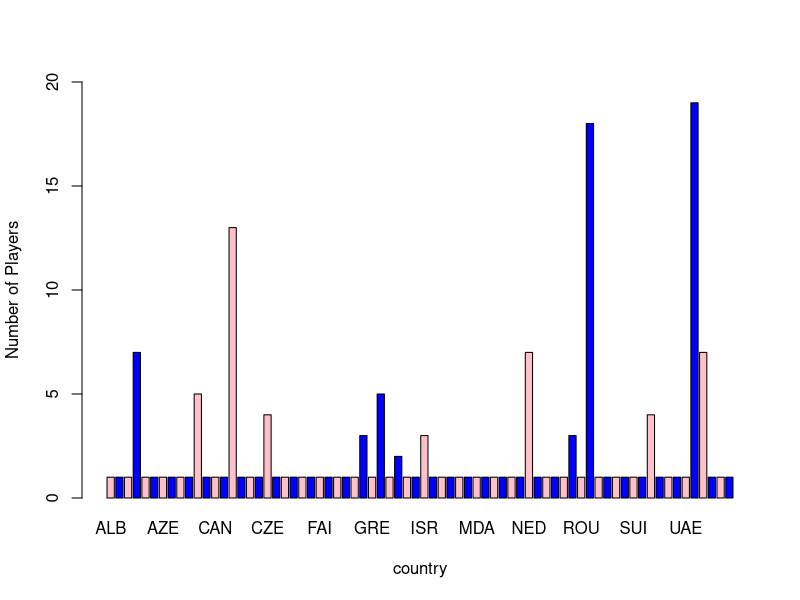
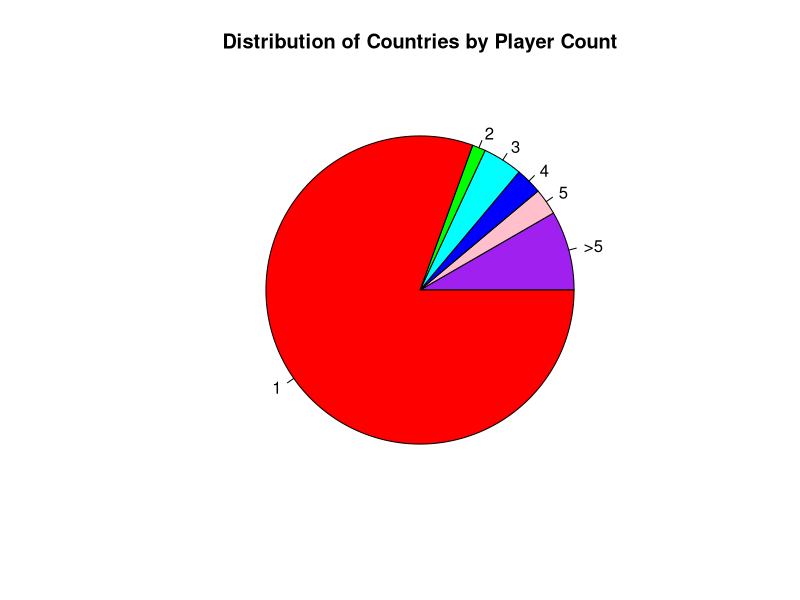
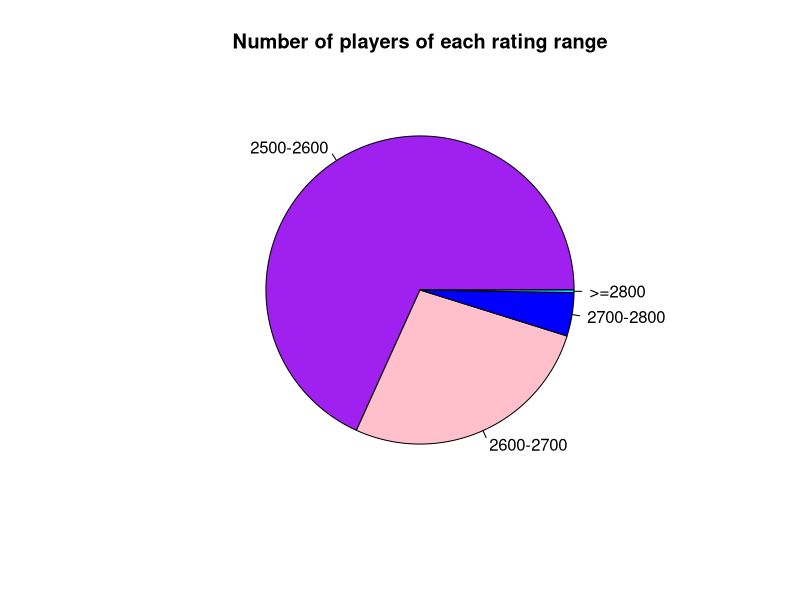
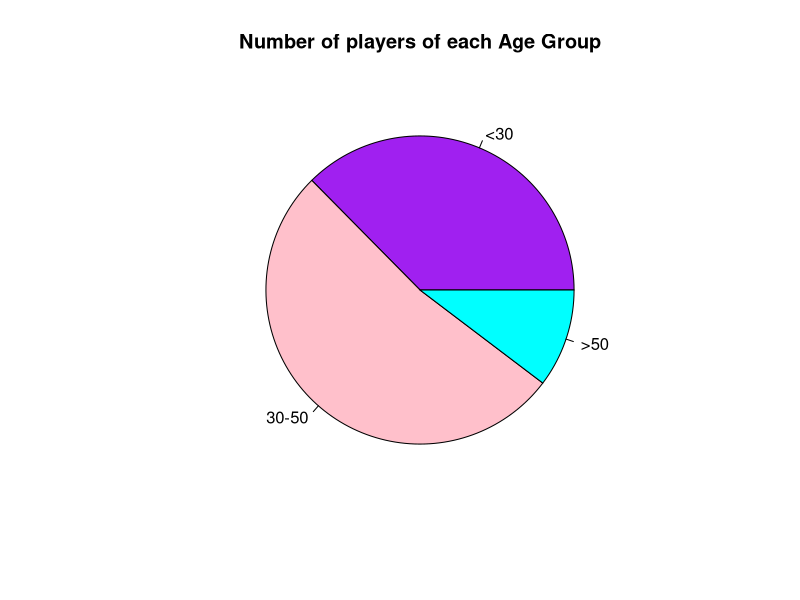
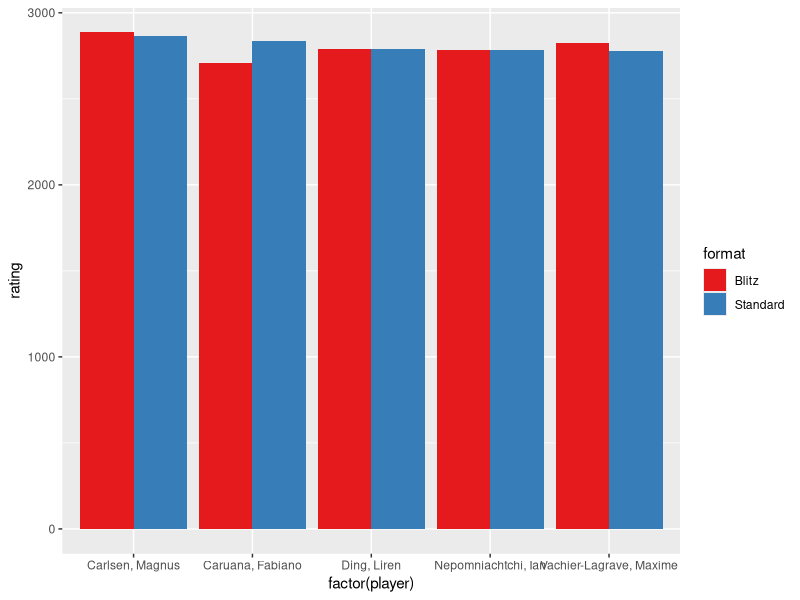

Write R code to recreate these figures, in order.
library(ggplot2)
players <- read.csv("topchesslist.csv")


print("Top Chess Players DATASET")
print(players)


print("Type of Dataset : ")
print(class(players))
print(mode(players))
print(typeof(players))

obs <- nrow(players)
var <- ncol(players)
print("Number of observations : ")
print(obs)
print("Number of variables : ")
print(var)
attach(players)


print("Info about Standard Rating")
print(summary(players$Standard))


# Number of players by Country
agg_country <- aggregate(Standard ~ (Country), players, function(x) which.max(table(x)))
print(agg_country)
barplot(agg_country$Standard,
    width = 1, names.arg = agg_country$Country,
    horiz = FALSE, xlab = "country", ylab = "Number of Players", axes = TRUE,
    col = c("pink", "blue"), ylim = c(0, 20)
)
print("Different range of players by Country")
n <- c()
print("Countries with more than 5 players")
n[1] <- length(agg_country$Standard[agg_country$Standard > 5])
print(n[1])
print("Countries with 5 players")
n[2] <- length(agg_country$Standard[agg_country$Standard == 5])
print(n[2])
print("Countries with 4 players")
n[3] <- length(agg_country$Standard[agg_country$Standard == 4])
print(n[3])
print("Countries with 3 players")
n[4] <- length(agg_country$Standard[agg_country$Standard == 3])
print(n[4])
print("Countries with 2 players")
n[5] <- length(agg_country$Standard[agg_country$Standard == 2])
print(n[5])
print("Countries with only 1 player")
n[6] <- length(agg_country$Standard[agg_country$Standard == 1])
print(n[6])
pie(n, c(">5", "5", "4", "3", "2", "1"), main = "Distribution of Countries by Player Count", col = c("purple", "pink", "blue", "cyan", "green", "red"))


# Number of players by Standard Rating
print("Different range of Standard Ratings")
n <- c()
print("No. of players of rating 2500-2600")
n[1] <- length(Standard[Standard < 2600])
print(n[1])
print("No. of players of rating 2600-2700")
n[2] <- length(Standard[(Standard >= 2600) & (Standard < 2700)])
print(n[2])
print("No. of players of rating 2700-2800")
n[3] <- length(Standard[(Standard >= 2700) & (Standard < 2800)])
print(n[3])
print("No. of players of rating greater 2800")
n[4] <- length(Standard[Standard >= 2800])
print(n[4])
pie(n, c("2500-2600", "2600-2700", "2700-2800", ">=2800"), main = "Number of players of each rating range", col = c("purple", "pink", "blue", "cyan"))


# Number of players by Age Group
players_age <- players
players_age$Birth.Year <- 2020 - players_age$Birth.Year
print("Different Age Range of Players")
n <- c()
print("Number of players of Age less than 30")
n[1] <- length(players_age$Birth.Year[players_age$Birth.Year < 30])
print(n[1])
print("Number of players of Age 30-50")
n[2] <- length(players_age$Birth.Year[(players_age$Birth.Year >= 30) & (players_age$Birth.Year <= 50)])
print(n[2])
print("Number of players of Age greater than 50")
n[3] <- length(players_age$Birth.Year[players_age$Birth.Year > 50])
print(n[3])
pie(n, c("<30", "30-50", ">50"), main = "Number of players of each Age Group", col = c("purple", "pink", "cyan"))


# Comparison Between Standard and Blitz Ratings
players_ratings <- subset(players, select = c("Name", "Standard", "Blitz"))
print("Ratings of the top 5 players")
print(head(players_ratings, 5))

rating_gen <- data.frame(
    format <- c("Standard", "Standard", "Standard", "Standard", "Standard", "Blitz", "Blitz", "Blitz", "Blitz", "Blitz"),
    player <- c(
        "Carlsen, Magnus", "Caruana, Fabiano", "Ding, Liren", "Nepomniachtchi, Ian", "Vachier-Lagrave, Maxime",
        "Carlsen, Magnus", "Caruana, Fabiano", "Ding, Liren", "Nepomniachtchi, Ian", "Vachier-Lagrave, Maxime"
    ),
    rating <-
        c(
            players_ratings$Standard[1], players_ratings$Standard[2],
            players_ratings$Standard[3], players_ratings$Standard[4],
            players_ratings$Standard[5], players_ratings$Blitz[1],
            players_ratings$Blitz[2], players_ratings$Blitz[3],
            players_ratings$Blitz[4], players_ratings$Blitz[5]
        )
)
print(ggplot(rating_gen, aes(factor(player), rating, fill = format)) +
    geom_bar(stat = "identity", position = "dodge") +
    scale_fill_brewer(palette = "Set1"))